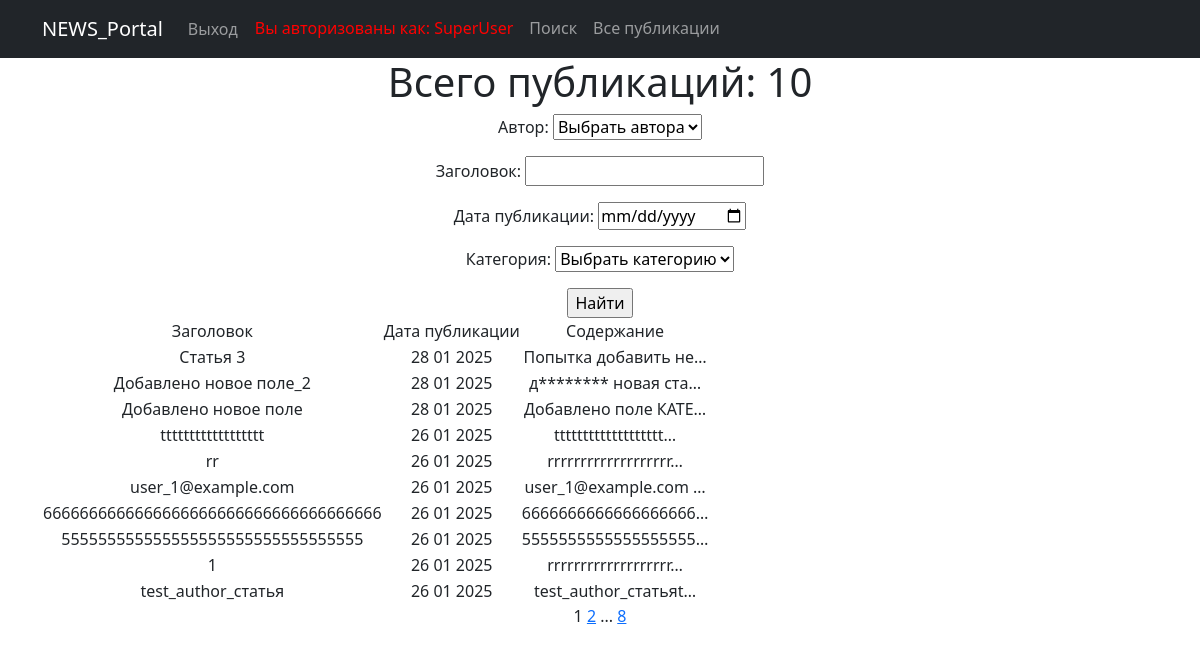
/post/search/ (signed in), run on the app's committed database.
### new_portal/models.py (models this page shows, shortened)
class Post(models.Model):
    author = models.ForeignKey(Author, on_delete=models.CASCADE)  # 'связь один ко многим' с моделью Author
    choice_type = models.CharField(max_length=2, choices=POST_TYPE_CHOICES, default='AR')  # Выбор типа сообщения
    time_in = models.DateTimeField(auto_now_add=True)  # автоматическое добавление даты и времени при создании поста
    categories = models.ManyToManyField(Category, through='PostCategory')  # 'связь многие ко многим' через PostCategory
    title = models.CharField(max_length=128)
    content = models.TextField()
    rating = models.IntegerField(default=0)

### new_portal/views.py (the view)
# urls.py: path('', PostList.as_view(), name='post'),
class PostList(ListView):
    model = Post
    ordering = '-time_in'                                  # сортировка по времени создания (от более свежей публикации)
    context_object_name = 'post'                           # имя списка содержащего все объекты
    paginate_by = 10                                       # указываем количество записей на странице
    def get_queryset(self):
        queryset = super().get_queryset()                   # Получаем обычный запрос
        self.filterset = PostFilter(self.request.GET, queryset)
        return self.filterset.qs                             # Возвращаем из функции отфильтрованный список товаров
    def get_context_data(self, **kwargs):
        context = super().get_context_data(**kwargs)
        context['filterset'] = self.filterset                # Добавляем в контекст объект фильтрации.
        return context
    def get_template_names(self):
        if self.request.path == '/post/search/':
            return 'search.html'
        return 'post.html'

### new_portal/models.py (called while the page is built)
    def __str__(self):
        return f'{self.user}'

    def __str__(self):
        return f'{self.name}'

### new_portal/templatetags/censor_filters.py (called while the page is built)
@register.filter()  # декоратор, регистрирует функцию как фильтр (для применения его в шаблонах)
def censor(text):
    for el in BAD_WORDS:  # перебор списка слов и замена на *, при совпадении
        pattern = re.compile(r'\b{}\b'.format(el), re.IGNORECASE)
        censored_word = el[0] + '*' * (len(el) - 1)
        text = re.sub(pattern, censored_word, text)
    return text

@register.simple_tag(takes_context=True)  # сообщает Django, что для работы тега требуется передать контекст
def url_replace(context, **kwargs):
    d = context['request'].GET.copy()  # позволяет скопировать все параметры текущего запроса.
    for k, v in kwargs.items():  # по указанным полям устанавливаем новые значения, переданные при использовании тега
        d[k] = v
    return d.urlencode()  # кодируем параметры в формат, который может быть указан в строке браузера

### new_portal/templates/search.html (shortened to what this page needs)
{% extends 'flatpages/default.html' %}
{% load censor_filters %}
{% block content %}
<h1>Всего публикаций: {{ post|length }}</h1>
    <form action="" method="get">
        {{ filterset.form.as_p }}
        <input type="submit" value="Найти" />
    </form>
    {% if post %}
        <table>
            <tr>
                <td>Заголовок</td>
                <td>Дата публикации</td>
                <td>Содержание</td>
            </tr>
            {% for post_ in post %}
            <tr>
                <td>{{ post_.title|censor }}</td>
                <td>{{ post_.time_in|date:'d m Y' }}</td>
                <td>{{ post_.content|truncatechars:20|censor }}</td>
            </tr>
            {% endfor %}
        </table>
    {% endif %}
   {{ page_obj.number }}
   {% if page_obj.has_next %}
       <a href="?{% url_replace page=page_obj.next_page_number %}">{{ page_obj.next_page_number }}</a>
       {% if paginator.num_pages != page_obj.next_page_number %}
           ...
           <a href="?{% url_replace page=page_obj.paginator.num_pages %}">{{ page_obj.paginator.num_pages }}</a>
       {% endif %}
   {% endif %}
{% endblock content %}

### templates/flatpages/default.html (shortened to what this page needs)
<!DOCTYPE html>
<html lang="en">
    <head>
        {% load static %}
        <link href="{% static 'css/styles.css' %}" rel="stylesheet" />
    </head>
    <body>
        <nav class="navbar navbar-expand-lg navbar-dark bg-dark static-top">
            <div class="container">
                <a class="navbar-brand" href="#">NEWS_Portal</a>
                <div class="collapse navbar-collapse" id="navbarResponsive">
                    <ul class="navbar-nav ml-auto">
                        {% if request.user.is_authenticated %}
                            <li class="nav-item active">
                                <form action="{% url 'account_logout' %}" method="post" style="display: inline;">
                                    <button type="submit" class="nav-link btn btn-link">Выход</button>
                                </form>
                            </li>
                            <li class="nav-link" style="color: red">
                                Вы авторизованы как: {{ request.user.username }}</li>
                        {% else %}
                            <li class="nav-item active"><a class="nav-link" href="{% url 'account_signup' %}">Регистрация</a></li>
                            <li class="nav-item active"><a class="nav-link" href="{% url 'account_login' %}">Вход</a></li>
                        {% endif %}
                        <li class="nav-item active"><a class="nav-link" href="{% url 'post_search' %}">Поиск</a></li>
                        <li class="nav-item"><a class="nav-link" href="{% url 'post' %}">Все публикации</a></li>
                    </ul>
                </div>
            </div>
        </nav>
        <div class="container">
            <div class="row">
                <div class="col-lg-12 text-center">
                    {% block content %}{% endblock content %}
                </div>
            </div>
        </div>
    </body>
</html>

### data on the page
Post: title|censor "Статья 3", time_in "28 01 2025", content|censor "Попытка добавить не…"
Post: title|censor "Добавлено новое поле_2", time_in "28 01 2025", content|censor "д******** новая ста…"
Post: title|censor "Добавлено новое поле", time_in "28 01 2025", content|censor "Добавлено поле КАТЕ…"
Post: title|censor "tttttttttttttttttt", time_in "26 01 2025", content|censor "ttttttttttttttttttt…"
Post: title|censor "rr", time_in "26 01 2025", content|censor "rrrrrrrrrrrrrrrrrrr…"
Post: title|censor "user_1@example.com", time_in "26 01 2025", content|censor "user_1@example.com …"
Post: title|censor "6666666666666666666666666666666666666", time_in "26 01 2025", content|censor "6666666666666666666…"
Post: title|censor "555555555555555555555555555555555", time_in "26 01 2025", content|censor "5555555555555555555…"
Post: title|censor "1", time_in "26 01 2025", content|censor "rrrrrrrrrrrrrrrrrrr…"
Post: title|censor "test_author_статья", time_in "26 01 2025", content|censor "test_author_статьяt…"

### other printed values
{{ request.user.username }} "SuperUser"
{{ post|length }} "10"
{{ page_obj.number }} "1"
{{ page_obj.next_page_number }} "2"
{{ page_obj.paginator.num_pages }} "8"
